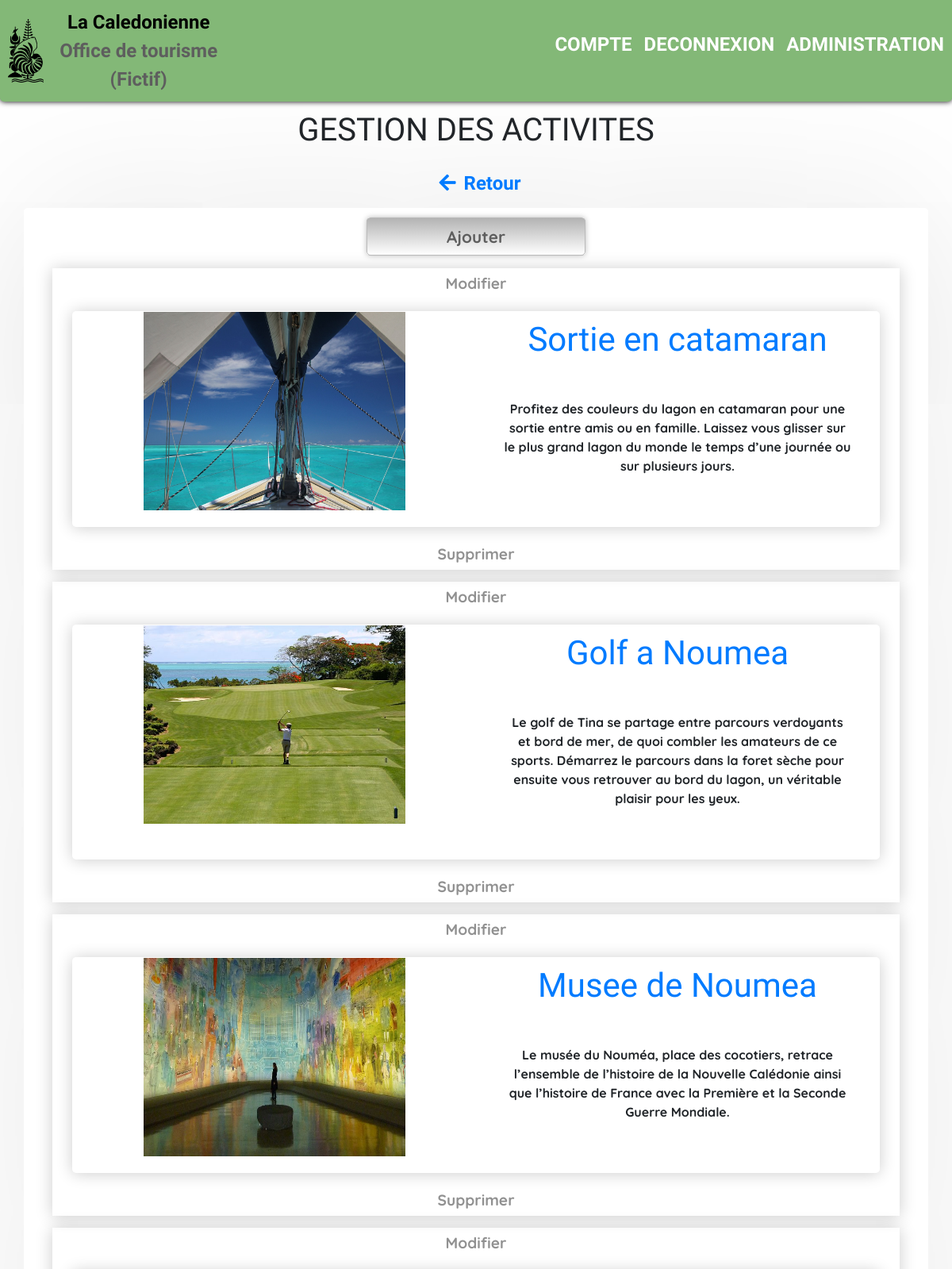
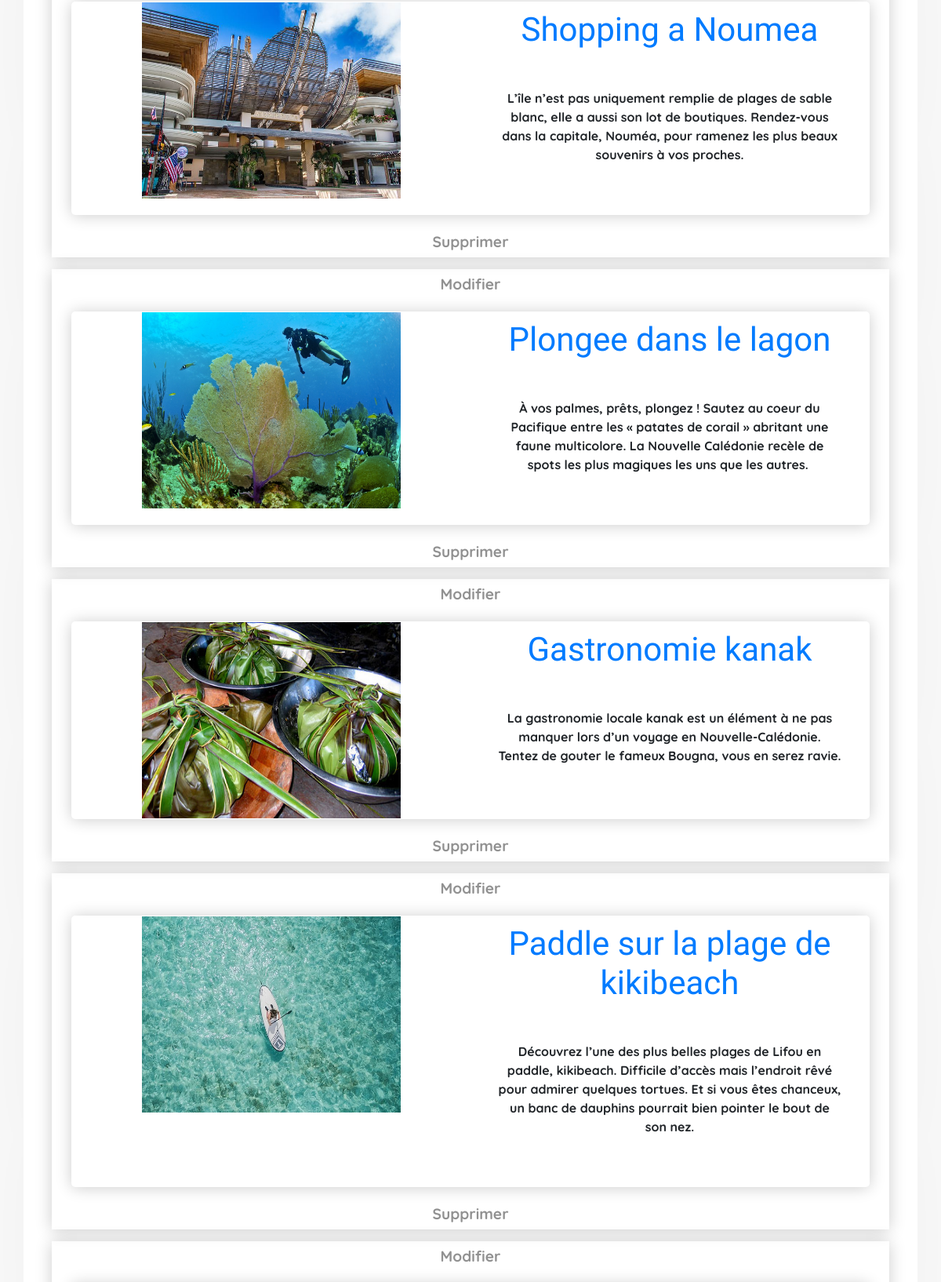
The app's page /index.php?action=openActivitiesAdmin (signed in, upper part) with its own data (2 pictures, top to bottom).
### tables this page shows
CREATE TABLE `activities` (
  `id` int(11) NOT NULL,
  `title` varchar(255) NOT NULL,
  `content` text NOT NULL,
  `picture` varchar(255) DEFAULT NULL,
  `weather` tinyint(4) NOT NULL DEFAULT '0'
);

### app/controller/controller_front.php (called while the page is built, shortened)
<?php
class controller_front
{
	function openActivitiesAdmin()
	{
		$activitiesManager = new ActivitiesManager();
	    $activitiesAdmin = $activitiesManager->getActivitiesAdmin();
	    require('app/view/adminActivitiesView.php');
	}
}

### app/model/ActivitiesManager.php (called while the page is built, shortened)
<?php
class ActivitiesManager extends Manager
{
    public function getActivitiesAdmin()
    {
        $db = $this->dbConnect();
        $listactivities = $db->query('SELECT id, title, content, picture FROM activities ORDER BY id ASC');
        return $listactivities;
    }
}

### app/view/adminActivitiesView.php (the view, shortened to what this page needs)
<h1>GESTION DES ACTIVITES</h1>
<p>
	<a href="index.php?action=openAdmin">
		<i class="fas fa-arrow-left"></i>Retour
	</a>
</p>
<div class="container">
	<div class="row admin">
		<div class="col">
			<a class="link-add" href="index.php?action=openNewActivity">Ajouter</a><br/>
				<br/>
			<?php
			while ($data = $activitiesAdmin->fetch()) : ?>
			    <div class="news-admin">
			    	<div>
			    		<a class="link-edit" href="index.php?action=openChangeActivity&amp;id=<?= $data['id'] ?>">Modifier</a>
			    	</div>
			    	<div>
			    		<div class="news-img-text">
			    			<div class="col-lg-6">
			    				<img class="img-admin" src="<?= $data['picture'] ?>" alt="Photo de l'activite <?= $data['title'] ?>">
			    			</div>
			    			<div class="col-lg-6">
			    				<div class="news-text-admin">
						    		<h3>
							        	<a href="index.php?action=activity&amp;id=<?= $data['id'] ?>">
							            	<?= htmlspecialchars($data['title']) ?>
							            </a>
						        	</h3>
						       		<p><?= nl2br($data['content']) ?> <br/></p>
						    	</div>
			    			</div>
				    	</div>
			    	</div>
			    	<div>
			    		<a class="link-delete" href="index.php?action=validDeleteActivity&amp;id=<?= $data['id'] ?>">Supprimer</a>
			    	</div>
		    	</div>
			<?php
			endwhile;
			$activitiesAdmin->closeCursor(); ?>
		</div>
	</div>
</div>
<?php $content = ob_get_clean();
require('app/view/template.php');
?>

### app/public/style.css (style rules this page uses)
html { height: 100%; }
body { margin: 0px; padding-top: 120px; font-family: 'Quicksand', cursive; font-weight: bold; text-align: center; height: 100%; }
h1 { font-family: 'Single Day', cursive; margin: 20px; }
h3 { font-family: 'Single Day', cursive; margin-bottom: 20px; color: #007bff; }
p { text-align: center; margin: 10px; }
a { font-family: 'Single Day', cursive; font-size: 1.5em; }
.fa-arrow-left { margin: 10px; }
img { width: 300px; height: auto; margin: 0px; border-radius: 0px; }
.row.admin { margin-bottom: 20px; padding: 20px; border: 1px solid transparent; border-radius: 5px; box-shadow: 0 1px 200px rgba(0, 0, 0, 0.1); }
.news-admin { display: flex; flex-wrap: wrap; flex-direction: row; justify-content: space-around; align-items: center; margin-bottom: 15px; padding: 5px; box-shadow: 0 1px 20px rgba(0, 0, 0, 0.2); }
.img-admin { width: 330px; height: 250px; margin: 0px; }
.news-img-text { display: flex; justify-content: center; flex-direction: row; flex-wrap: wrap; margin: 20px; border: 1px solid transparent; border-radius: 5px; box-shadow: 0 1px 20px rgba(0, 0, 0, 0.2); }
.news-text-admin { display: flex; flex-direction: column; padding: 10px; }
.link-delete { font-family: 'Quicksand', cursive; color: #919191; font-size: 1.2em; }
.link-add { font-family: 'Quicksand', cursive; margin-bottom: 10px; padding: 10px 100px 10px 100px; border: 1px solid #bababa; box-shadow: 0px 0px 7px #bababa; border-radius: 5px; color: #5E5E5E; background: linear-gradient(#b3b3b3, #ffffff); font-size: 1.3em; }
.link-edit { font-family: 'Quicksand', cursive; color: #919191; font-size: 1.2em; }

### app/public/responsive.css (style rules this page uses)
body { padding-top: 60px; }
h1 { font-size: 1.7em; margin: 10px 0px 10px 0px; }
a { font-size: 1em; }
img { width: 260px; height: 150px; }
.news-img-text, #div-session-opinions { flex-direction: column; }
.row.admin { margin: 10px; padding: 20px 0px 0px 0px; }
.news-admin { flex-direction: column; }
.img-admin { width: 230px; height: 150px; }

### records on screen
activities: picture (picture), title "Sortie en catamaran", content "Profitez des couleurs du lagon en catamaran pour une sortie entre amis ou en famille. Laissez vous glisser sur le plus grand lagon du monde le temps d’une journée ou sur plusieurs jours."
activities: picture (picture), title "Golf a Noumea", content "Le golf de Tina se partage entre parcours verdoyants et bord de mer, de quoi combler les amateurs de ce sports. Démarrez le parcours dans la foret sèche pour ensuite vous retrouver au bord du lagon, un véritable plaisir pour les yeux."
activities: picture (picture), title "Musee de Noumea", content "Le musée du Nouméa, place des cocotiers, retrace l’ensemble de l’histoire de la Nouvelle Calédonie ainsi que l’histoire de France avec la Première et la Seconde Guerre Mondiale."
activities: picture (picture), title "Shopping a Noumea", content "L’île n’est pas uniquement remplie de plages de sable blanc, elle a aussi son lot de boutiques. Rendez-vous dans la capitale, Nouméa, pour ramenez les plus beaux souvenirs à vos proches."
activities: picture (picture), title "Plongee dans le lagon", content "À vos palmes, prêts, plongez ! Sautez au coeur du Pacifique entre les « patates de corail » abritant une faune multicolore. La Nouvelle Calédonie recèle de spots les plus magiques les uns que les autres."
activities: picture (picture), title "Gastronomie kanak", content "La gastronomie locale kanak est un élément à ne pas manquer lors d’un voyage en Nouvelle-Calédonie. Tentez de gouter le fameux Bougna, vous en serez ravie."
activities: picture (picture), title "Paddle sur la plage de kikibeach", content "Découvrez l’une des plus belles plages de Lifou en paddle, kikibeach. Difficile d’accès mais l’endroit rêvé pour admirer quelques tortues. Et si vous êtes chanceux, un banc de dauphins pourrait bien pointer le bout de son nez."
